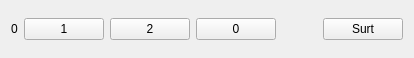
<?xml version="1.0" encoding="UTF-8"?>
<ui version="4.0">
 <class>myForm</class>
 <widget class="QWidget" name="myForm">
  <property name="geometry">
   <rect>
    <x>0</x>
    <y>0</y>
    <width>414</width>
    <height>58</height>
   </rect>
  </property>
  <property name="windowTitle">
   <string>Form</string>
  </property>
  <layout class="QVBoxLayout" name="verticalLayout">
   <item>
    <layout class="QHBoxLayout" name="horizontalLayout">
     <item>
      <widget class="MyLabel" name="lblResultat">
       <property name="text">
        <string>0</string>
       </property>
      </widget>
     </item>
     <item>
      <widget class="QPushButton" name="btn1">
       <property name="text">
        <string>1</string>
       </property>
      </widget>
     </item>
     <item>
      <widget class="QPushButton" name="btn2">
       <property name="text">
        <string>2</string>
       </property>
      </widget>
     </item>
     <item>
      <widget class="QPushButton" name="btn0">
       <property name="text">
        <string>0</string>
       </property>
      </widget>
     </item>
     <item>
      <spacer name="horizontalSpacer">
       <property name="orientation">
        <enum>Qt::Horizontal</enum>
       </property>
       <property name="sizeHint" stdset="0">
        <size>
         <width>40</width>
         <height>20</height>
        </size>
       </property>
      </spacer>
     </item>
     <item>
      <widget class="QPushButton" name="btnSurt">
       <property name="text">
        <string>Surt</string>
       </property>
      </widget>
     </item>
    </layout>
   </item>
  </layout>
 </widget>
 <customwidgets>
  <customwidget>
   <class>MyLabel</class>
   <extends>QLabel</extends>
   <header>MyLabel.h</header>
   <slots>
    <slot>sumarU()</slot>
    <slot>sumarDos()</slot>
    <slot>reiniciar()</slot>
   </slots>
  </customwidget>
 </customwidgets>
 <resources/>
 <connections>
  <connection>
   <sender>btnSurt</sender>
   <signal>pressed()</signal>
   <receiver>myForm</receiver>
   <slot>close()</slot>
   <hints>
    <hint type="sourcelabel">
     <x>352</x>
     <y>24</y>
    </hint>
    <hint type="destinationlabel">
     <x>304</x>
     <y>2</y>
    </hint>
   </hints>
  </connection>
  <connection>
   <sender>btn1</sender>
   <signal>pressed()</signal>
   <receiver>lblResultat</receiver>
   <slot>sumarU()</slot>
   <hints>
    <hint type="sourcelabel">
     <x>43</x>
     <y>27</y>
    </hint>
    <hint type="destinationlabel">
     <x>12</x>
     <y>31</y>
    </hint>
   </hints>
  </connection>
  <connection>
   <sender>btn2</sender>
   <signal>pressed()</signal>
   <receiver>lblResultat</receiver>
   <slot>sumarDos()</slot>
   <hints>
    <hint type="sourcelabel">
     <x>134</x>
     <y>32</y>
    </hint>
    <hint type="destinationlabel">
     <x>9</x>
     <y>22</y>
    </hint>
   </hints>
  </connection>
  <connection>
   <sender>btn0</sender>
   <signal>pressed()</signal>
   <receiver>lblResultat</receiver>
   <slot>reiniciar()</slot>
   <hints>
    <hint type="sourcelabel">
     <x>243</x>
     <y>32</y>
    </hint>
    <hint type="destinationlabel">
     <x>11</x>
     <y>28</y>
    </hint>
   </hints>
  </connection>
 </connections>
</ui>
